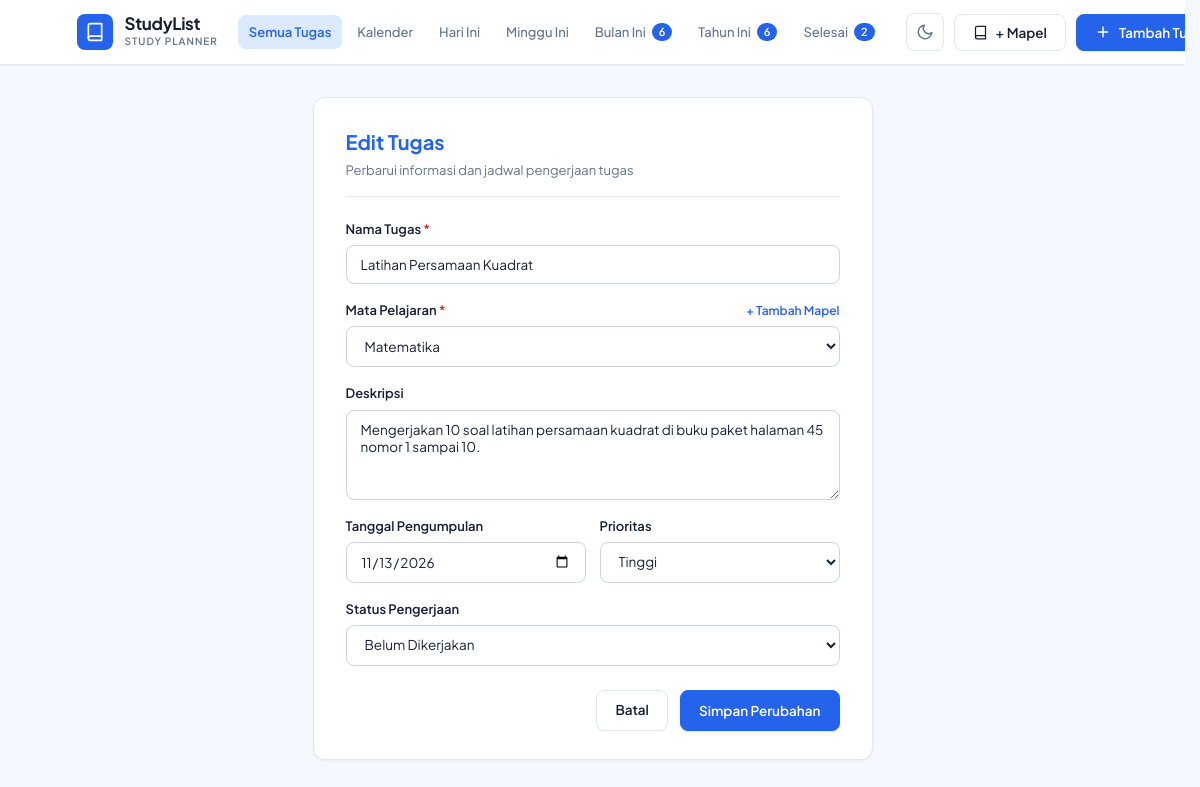
Page /update.php?id=1 on the committed database.
### tables this page shows
CREATE TABLE IF NOT EXISTS `tasks` (
  `id` INT UNSIGNED NOT NULL AUTO_INCREMENT,
  `subject_id` INT UNSIGNED NOT NULL,
  `title` VARCHAR(150) NOT NULL,
  `description` TEXT NULL,
  `due_date` DATE NULL,
  `due_time` TIME NULL,
  `priority` ENUM('low', 'medium', 'high') NOT NULL DEFAULT 'medium',
  `status` ENUM('pending', 'in_progress', 'completed') NOT NULL DEFAULT 'pending',
  `sort_order` INT NOT NULL DEFAULT 0,
  `created_at` TIMESTAMP NOT NULL DEFAULT CURRENT_TIMESTAMP,
  `updated_at` TIMESTAMP NOT NULL DEFAULT CURRENT_TIMESTAMP ON UPDATE CURRENT_TIMESTAMP,
  PRIMARY KEY (`id`),
  KEY `idx_tasks_subject_id` (`subject_id`),
  KEY `idx_tasks_status` (`status`),
  KEY `idx_tasks_priority` (`priority`),
  KEY `idx_tasks_due_date` (`due_date`),
  KEY `idx_tasks_sort_order` (`sort_order`),
  CONSTRAINT `fk_tasks_subject`
    FOREIGN KEY (`subject_id`)
    REFERENCES `subjects` (`id`)
    ON UPDATE CASCADE
    ON DELETE RESTRICT
);

CREATE TABLE IF NOT EXISTS `subjects` (
  `id` INT UNSIGNED NOT NULL AUTO_INCREMENT,
  `subject_name` VARCHAR(100) NOT NULL,
  `created_at` TIMESTAMP NOT NULL DEFAULT CURRENT_TIMESTAMP,
  PRIMARY KEY (`id`),
  UNIQUE KEY `uq_subject_name` (`subject_name`)
);

### config/database.php (called while the page is built, shortened)
<?php
function getAllSubjects($pdo) {
    try {
        $stmt = $pdo->query("SELECT id, subject_name FROM subjects ORDER BY id ASC");
        return $stmt->fetchAll();
    } catch (PDOException $e) {
        return [];
    }
}
function e($value) {
    return htmlspecialchars((string)($value ?? ''), ENT_QUOTES, 'UTF-8');
}

### update.php (the view, shortened to what this page needs)
<?php
require_once __DIR__ . '/config/database.php';
$subjects = getAllSubjects($pdo);
$id = (int)($_GET['id'] ?? 0);
try {
    $stmt = $pdo->prepare("SELECT * FROM tasks WHERE id = ?");
    $stmt->execute([$id]);
    $task = $stmt->fetch();
} catch (PDOException $e) {
    setFlashMessage('error', 'Error database: ' . $e->getMessage());
    header('Location: index.php');
    exit;
}
require_once __DIR__ . '/includes/header.php';
?>
<div class="editorial-standalone-card">
  <div class="standalone-header">
    <h2 class="standalone-title">Edit Tugas</h2>
    <p class="standalone-subtitle">Perbarui informasi dan jadwal pengerjaan tugas</p>
  </div>
  <form action="update.php" method="POST" class="standalone-form">
    <div class="form-group">
      <label class="form-label" for="taskTitle">Nama Tugas <span class="required">*</span></label>
      <input type="text" id="taskTitle" name="title" class="form-control" value="<?= e($task['title']) ?>" required maxlength="150" autocomplete="off">
    </div>
    <div class="form-group">
      <div class="form-label-row">
        <label class="form-label" for="taskSubjectId">Mata Pelajaran <span class="required">*</span></label>
        <button type="button" class="form-action-link js-open-subject-modal" title="Tambah Mata Pelajaran Baru">+ Tambah Mapel</button>
      </div>
      <div class="select-wrapper">
        <select id="taskSubjectId" name="subject_id" class="form-control" required>
          <?php foreach ($subjects as $subj): ?>
            <option value="<?= (int)$subj['id'] ?>" <?= ((int)$task['subject_id'] === (int)$subj['id']) ? 'selected' : '' ?>>
              <?= e($subj['subject_name']) ?>
            </option>
          <?php endforeach; ?>
        </select>
      </div>
    </div>
    <div class="form-group">
      <label class="form-label" for="taskDesc">Deskripsi</label>
      <textarea id="taskDesc" name="description" class="form-control" rows="4"><?= e($task['description'] ?? '') ?></textarea>
    </div>
    <div class="form-grid-2">
      <div class="form-group">
        <label class="form-label" for="taskDueDate">Tanggal Pengumpulan</label>
        <input type="date" id="taskDueDate" name="due_date" class="form-control" value="<?= e($task['due_date'] ?? '') ?>">
      </div>
      <div class="form-group">
        <label class="form-label" for="taskPriority">Prioritas</label>
        <div class="select-wrapper">
          <select id="taskPriority" name="priority" class="form-control">
            <option value="high" <?= ($task['priority'] === 'high') ? 'selected' : '' ?>>Tinggi</option>
          </select>
        </div>
      </div>
    </div>
    <div class="form-group">
      <label class="form-label" for="taskStatus">Status Pengerjaan</label>
      <div class="select-wrapper">
        <select id="taskStatus" name="status" class="form-control">
          <option value="pending" <?= ($task['status'] === 'pending') ? 'selected' : '' ?>>Belum Dikerjakan</option>
        </select>
      </div>
    </div>
    <div class="standalone-actions">
      <a href="index.php" class="btn btn-editorial-outline">Batal</a>
      <button type="submit" class="btn btn-editorial-primary">Simpan Perubahan</button>
    </div>
  </form>
</div>
<?php
require_once __DIR__ . '/includes/footer.php';
?>

### includes/header.php (shortened to what this page needs)
<?php
require_once __DIR__ . '/../config/database.php';
?>
<!DOCTYPE html>
<html lang="id">
<head>
  <link rel="stylesheet" href="assets/css/style.css">
</head>
<body class="editorial-body">
<div class="editorial-site-wrapper">
  <?php require_once __DIR__ . '/navbar.php'; ?>
  <main class="editorial-main-content">
    <div class="editorial-container">

### includes/navbar.php (shortened to what this page needs)
<?php
$currentView = $currentView ?? 'all';
$monthCount = 0;
$yearCount = 0;
$completedCount = 0;
if (!empty($pdo)) {
    try {
        $monthStmt = $pdo->query("SELECT COUNT(*) FROM tasks WHERE YEAR(due_date) = YEAR(CURDATE()) AND MONTH(due_date) = MONTH(CURDATE()) AND status != 'completed'");
        $monthCount = (int)$monthStmt->fetchColumn();
        $yearStmt = $pdo->query("SELECT COUNT(*) FROM tasks WHERE YEAR(due_date) = YEAR(CURDATE()) AND status != 'completed'");
        $yearCount = (int)$yearStmt->fetchColumn();
        $compStmt = $pdo->query("SELECT COUNT(*) FROM tasks WHERE status = 'completed'");
        $completedCount = (int)$compStmt->fetchColumn();
    } catch (Exception $e) {
    }
}
?>
<header class="editorial-navbar">
  <div class="navbar-container">
    <a href="index.php" class="navbar-brand">
      <div class="brand-glyph">
        <svg xmlns="http://www.w3.org/2000/svg" width="20" height="20" viewBox="0 0 24 24" fill="none" stroke="currentColor" stroke-width="2" stroke-linecap="round" stroke-linejoin="round">
          <path d="M4 19.5A2.5 2.5 0 0 1 6.5 17H20"></path>
          <path d="M6.5 2H20v20H6.5A2.5 2.5 0 0 1 4 19.5v-15A2.5 2.5 0 0 1 6.5 2z"></path>
        </svg>
      </div>
      <div class="brand-info">
        <span class="brand-title">StudyList</span>
        <span class="brand-tagline">Study Planner</span>
      </div>
    </a>
    <nav class="navbar-nav">
      <ul class="nav-links-list">
        <li>
          <a href="index.php?view=all" class="nav-link <?= ($currentView === 'all') ? 'is-active' : '' ?>">
            <span>Semua Tugas</span>
          </a>
        </li>
        <li>
          <a href="index.php?view=calendar" class="nav-link <?= ($currentView === 'calendar') ? 'is-active' : '' ?>">
            <span>Kalender</span>
          </a>
        </li>
        <li>
          <a href="index.php?view=today" class="nav-link <?= ($currentView === 'today') ? 'is-active' : '' ?>">
            <span>Hari Ini</span>
          </a>
        </li>
        <li>
          <a href="index.php?view=this_week" class="nav-link <?= ($currentView === 'this_week') ? 'is-active' : '' ?>">
            <span>Minggu Ini</span>
          </a>
        </li>
        <li>
          <a href="index.php?view=this_month" class="nav-link <?= ($currentView === 'this_month') ? 'is-active' : '' ?>">
            <span>Bulan Ini</span>
            <?php if ($monthCount > 0): ?>
              <span class="nav-counter"><?= $monthCount ?></span>
            <?php endif; ?>
          </a>
        </li>
        <li>
          <a href="index.php?view=this_year" class="nav-link <?= ($currentView === 'this_year') ? 'is-active' : '' ?>">
            <span>Tahun Ini</span>
            <?php if ($yearCount > 0): ?>
              <span class="nav-counter"><?= $yearCount ?></span>
            <?php endif; ?>
          </a>
        </li>
        <li>
          <a href="index.php?view=completed" class="nav-link <?= ($currentView === 'completed') ? 'is-active' : '' ?>">
            <span>Selesai</span>
            <?php if ($completedCount > 0): ?>
              <span class="nav-counter"><?= $completedCount ?></span>
            <?php endif; ?>
          </a>
        </li>
      </ul>
    </nav>
    <div class="navbar-actions">
      <button type="button" class="theme-toggle-btn" id="themeToggleBtn" aria-label="Ganti Tema Tampilan" title="Ganti Tema (Dark / Light)">
        <svg class="theme-icon-moon" xmlns="http://www.w3.org/2000/svg" width="18" height="18" viewBox="0 0 24 24" fill="none" stroke="currentColor" stroke-width="2" stroke-linecap="round" stroke-linejoin="round">
          <path d="M21 12.79A9 9 0 1 1 11.21 3 7 7 0 0 0 21 12.79z"></path>
        </svg>
      </button>
      <button type="button" class="btn btn-editorial-outline js-open-subject-modal" title="Tambah Mata Pelajaran Baru">
        <svg xmlns="http://www.w3.org/2000/svg" width="15" height="15" viewBox="0 0 24 24" fill="none" stroke="currentColor" stroke-width="2" stroke-linecap="round" stroke-linejoin="round">
          <path d="M4 19.5A2.5 2.5 0 0 1 6.5 17H20"></path>
          <path d="M6.5 2H20v20H6.5A2.5 2.5 0 0 1 4 19.5v-15A2.5 2.5 0 0 1 6.5 2z"></path>
        </svg>
        <span>+ Mapel</span>
      </button>
      <button type="button" class="btn btn-editorial-primary js-open-add-drawer" title="Tambah Tugas Baru">
        <svg xmlns="http://www.w3.org/2000/svg" width="16" height="16" viewBox="0 0 24 24" fill="none" stroke="currentColor" stroke-width="2.2" stroke-linecap="round" stroke-linejoin="round">
          <line x1="12" y1="5" x2="12" y2="19"></line>
          <line x1="5" y1="12" x2="19" y2="12"></line>
        </svg>
        <span>Tambah Tugas</span>
      </button>
    </div>
  </div>
</header>

### includes/footer.php (shortened to what this page needs)
    </div>
  </main>
</div>
</body>
</html>

### rows in the picture
tasks: title "Latihan Persamaan Kuadrat", subject_id "Matematika", description "Mengerjakan 10 soal latihan persamaan kuadrat di buku paket halaman 45 nomor 1 sampai 10.", due_date "11/13/2026", priority "Tinggi", status "Belum Dikerjakan"

### other values in the picture
$monthCount "6"
$yearCount "6"
$completedCount "2"
